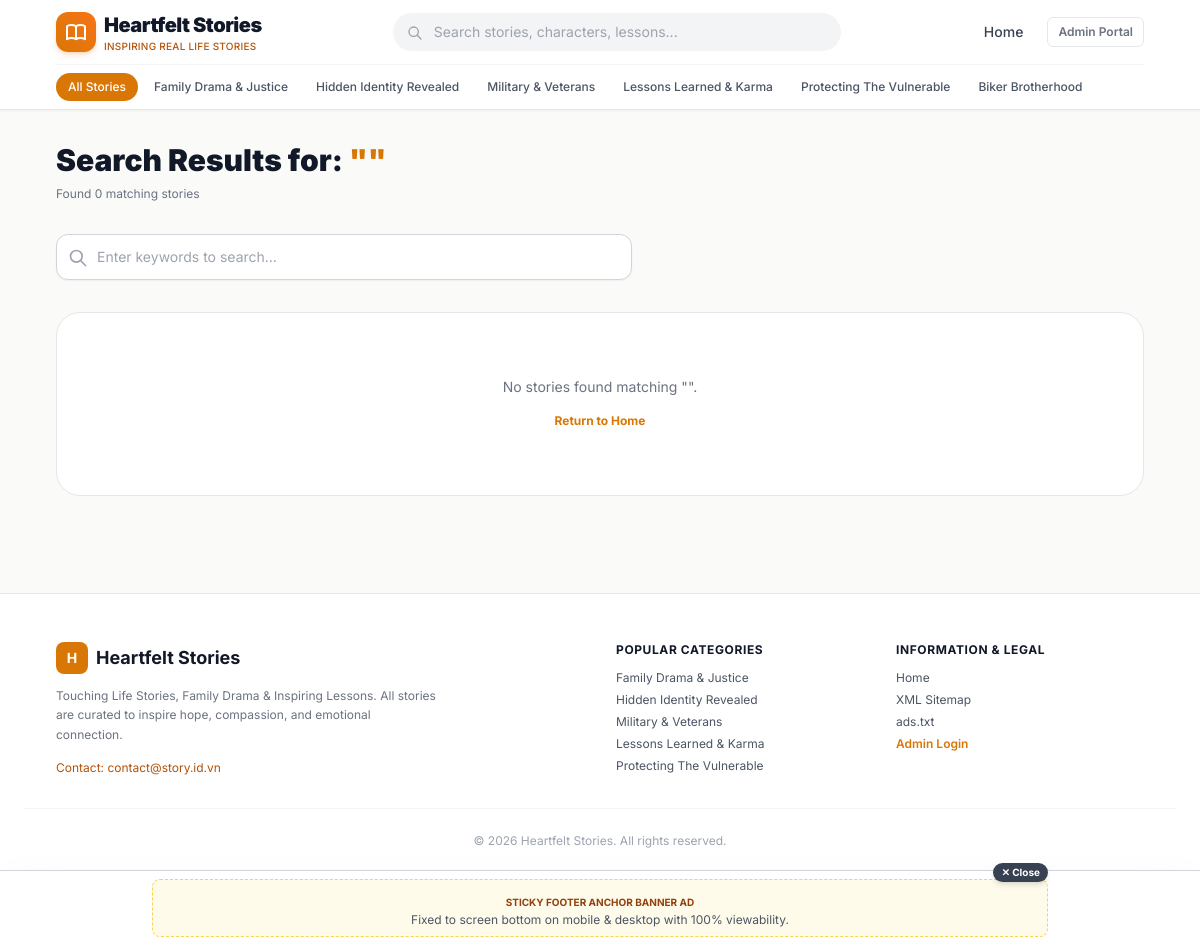
Screenshot of /search with the database file from the repository.
### tables this page shows
CREATE TABLE site_settings (
        key TEXT PRIMARY KEY,
        value TEXT
    );

CREATE TABLE categories (
        id INTEGER PRIMARY KEY AUTOINCREMENT,
        name TEXT NOT NULL,
        slug TEXT UNIQUE NOT NULL,
        description TEXT,
        icon TEXT DEFAULT 'book-open',
        sort_order INTEGER DEFAULT 0
    );

### app/routers/public.py (the view)
@router.get("/search", response_class=HTMLResponse)
async def search_view(request: Request, q: str = ""):
    q = q.strip()
    stories = []
    if q:
        conn = get_db()
        cursor = conn.cursor()
        search_term = f"%{q}%"
        cursor.execute("""
        SELECT DISTINCT s.*, c.name as category_name, c.slug as category_slug,
               (SELECT COUNT(*) FROM story_parts WHERE story_id = s.id) as part_count
        FROM stories s
        LEFT JOIN categories c ON s.category_id = c.id
        LEFT JOIN story_parts sp ON s.id = sp.story_id
        WHERE s.title LIKE ? OR s.excerpt LIKE ? OR sp.content LIKE ?
        ORDER BY s.id DESC
        LIMIT 20
        """, (search_term, search_term, search_term))
        stories = [dict(r) for r in cursor.fetchall()]
        conn.close()
    settings = get_site_settings()
    ads = get_ads_config()
    categories = get_categories()
    return templates.TemplateResponse(request=request, name="search.html", context={
        "request": request,
        "settings": settings,
        "ads": ads,
        "categories": categories,
        "query": q,
        "stories": stories,
        "active_category": None,
        "page_title": f"Tìm kiếm: {q} - {settings.get('site_name', 'Truyện Hay 24h')}"
    })

### app/templates/search.html
{% extends "base.html" %}
{% block content %}
<div class="max-w-6xl mx-auto px-4 sm:px-6 lg:px-8 py-8">
    <div class="mb-8">
        <h1 class="text-2xl sm:text-3xl font-black text-gray-900 dark:text-white mb-2">
            Search Results for: <span class="text-amber-600">"{{ query }}"</span>
        </h1>
        <p class="text-xs text-gray-500">Found {{ stories | length }} matching stories</p>
    </div>
    <div class="max-w-xl mb-8">
        <form action="/search" method="get" class="relative">
            <input type="text" name="q" placeholder="Enter keywords to search..." value="{{ query }}"
                   class="w-full bg-white dark:bg-gray-800 text-gray-900 dark:text-gray-100 rounded-xl pl-10 pr-4 py-3 text-sm border border-gray-300 dark:border-gray-700 focus:border-amber-500 focus:outline-none shadow-sm">
            <svg class="w-5 h-5 text-gray-400 absolute left-3 top-3.5" fill="none" stroke="currentColor" viewBox="0 0 24 24"><path stroke-linecap="round" stroke-linejoin="round" stroke-width="2" d="M21 21l-6-6m2-5a7 7 0 11-14 0 7 7 0 0114 0z"></path></svg>
        </form>
    </div>
    {% if stories %}
    <div class="grid grid-cols-1 sm:grid-cols-2 lg:grid-cols-3 gap-6">
        {% for story in stories %}
        <article class="bg-white dark:bg-gray-900 rounded-2xl overflow-hidden border border-gray-200 dark:border-gray-800 flex flex-col hover:shadow-lg transition-all group">
            <a href="/story/{{ story.slug }}/part-1" class="relative block h-48 overflow-hidden bg-gray-100 dark:bg-gray-800">
                <img src="{{ story.cover_image or 'https://images.unsplash.com/photo-1544717305-2782549b5136?auto=format&fit=crop&w=600&q=80' }}"
                     alt="{{ story.title }}"
                     class="w-full h-full object-cover group-hover:scale-105 transition-transform duration-500">
                <span class="absolute bottom-3 right-3 bg-amber-600 text-white text-[11px] font-bold px-2 py-0.5 rounded shadow">
                    {{ story.part_count }} Parts
                </span>
            </a>
            <div class="p-5 flex-1 flex flex-col justify-between">
                <div>
                    <h3 class="font-bold text-base text-gray-900 dark:text-white group-hover:text-amber-600 transition line-clamp-2 mb-2 leading-snug">
                        <a href="/story/{{ story.slug }}/part-1">{{ story.title }}</a>
                    </h3>
                    <p class="text-xs text-gray-500 dark:text-gray-400 line-clamp-3 leading-relaxed mb-4">
                        {{ story.excerpt }}
                    </p>
                </div>
                <div class="flex items-center justify-between pt-3 border-t border-gray-100 dark:border-gray-800 text-[11px] text-gray-400">
                    <span>⏱️ {{ story.reading_time or 4 }} min read</span>
                    <span class="text-amber-600 font-semibold group-hover:translate-x-1 transition-transform inline-flex items-center">
                        Read now ➔
                    </span>
                </div>
            </div>
        </article>
        {% endfor %}
    </div>
    {% else %}
    <div class="text-center py-16 bg-white dark:bg-gray-900 rounded-3xl border border-gray-200 dark:border-gray-800">
        <p class="text-gray-500 text-sm">No stories found matching "{{ query }}".</p>
        <a href="/" class="mt-4 inline-block text-xs text-amber-600 font-bold hover:underline">Return to Home</a>
    </div>
    {% endif %}
</div>
{% endblock %}

### app/templates/base.html (shortened to what this page needs)
{% import "partials/ad_slot.html" as ads_helper %}
<!DOCTYPE html>
<html lang="en" class="scroll-smooth">
<head>
    <script src="https://cdn.tailwindcss.com"></script>
</head>
<body class="bg-stone-50 text-gray-900 antialiased min-h-screen flex flex-col font-sans transition-colors duration-200">
    <header class="sticky top-0 z-40 bg-white/95 dark:bg-gray-900/95 backdrop-blur-md border-b border-gray-200 dark:border-gray-800 shadow-sm">
        <div class="max-w-6xl mx-auto px-4 sm:px-6 lg:px-8">
            <div class="flex items-center justify-between h-16">
                <div class="flex items-center space-x-3">
                    <a href="/" class="flex items-center space-x-2 group">
                        <div class="w-10 h-10 rounded-xl bg-gradient-to-tr from-amber-600 to-orange-500 flex items-center justify-center text-white shadow-md shadow-orange-500/20 group-hover:scale-105 transition-transform">
                        </div>
                        <div>
                            <span class="text-xl font-black tracking-tight text-gray-900 dark:text-white">{{ settings.get('site_name', 'Heartfelt Stories') }}</span>
                            <span class="hidden sm:block text-[10px] text-amber-700 dark:text-amber-400 font-medium tracking-wide uppercase">Inspiring Real Life Stories</span>
                        </div>
                    </a>
                </div>
                <div class="hidden md:flex flex-1 max-w-md mx-8">
                    <form action="/search" method="get" class="w-full relative">
                        <input type="text" name="q" placeholder="Search stories, characters, lessons..." value="{{ query or '' }}"
                               class="w-full bg-gray-100 dark:bg-gray-800 text-gray-900 dark:text-gray-100 rounded-full pl-10 pr-4 py-2 text-sm border border-transparent focus:border-amber-500 focus:bg-white dark:focus:bg-gray-900 focus:outline-none transition">
                        <svg class="w-4 h-4 text-gray-400 absolute left-3.5 top-3" fill="none" stroke="currentColor" viewBox="0 0 24 24"><path stroke-linecap="round" stroke-linejoin="round" stroke-width="2" d="M21 21l-6-6m2-5a7 7 0 11-14 0 7 7 0 0114 0z"></path></svg>
                    </form>
                </div>
                <div class="flex items-center space-x-3">
                    <a href="/" class="text-sm font-medium text-gray-700 dark:text-gray-300 hover:text-amber-600 dark:hover:text-amber-400 px-3 py-1.5 rounded-lg transition">Home</a>
                    <a href="/admin/login" class="hidden sm:inline-flex items-center text-xs font-semibold text-gray-500 hover:text-gray-800 dark:text-gray-400 dark:hover:text-white px-2.5 py-1.5 rounded-md border border-gray-200 dark:border-gray-700 transition">
                        Admin Portal
                    </a>
                </div>
            </div>
            {% if categories %}
            <nav class="flex items-center space-x-1 overflow-x-auto py-2 border-t border-gray-100 dark:border-gray-800 scrollbar-none text-xs whitespace-nowrap">
                <a href="/" class="px-3 py-1.5 rounded-full font-medium transition {{ 'bg-amber-600 text-white' if not active_category else 'text-gray-600 dark:text-gray-300 hover:bg-gray-100 dark:hover:bg-gray-800' }}">
                    All Stories
                </a>
                {% for cat in categories %}
                <a href="/category/{{ cat.slug }}" class="px-3 py-1.5 rounded-full font-medium transition {{ 'bg-amber-600 text-white' if active_category == cat.slug else 'text-gray-600 dark:text-gray-300 hover:bg-gray-100 dark:hover:bg-gray-800' }}">
                    {{ cat.name }}
                </a>
                {% endfor %}
            </nav>
            {% endif %}
        </div>
    </header>
    <main class="flex-grow">
        {% block content %}{% endblock %}
    </main>
    {% if ads.get('sticky_footer_ad') and ads.sticky_footer_ad.is_enabled %}
    <div id="sticky-bottom-ad" class="fixed bottom-0 left-0 right-0 z-40 bg-white/95 dark:bg-gray-900/95 border-t border-gray-300 dark:border-gray-700 shadow-2xl backdrop-blur-md py-2 px-4 transition-all">
        <div class="max-w-4xl mx-auto relative flex flex-col items-center justify-center">
            <button onclick="closeStickyAd()" title="Close Ad" class="absolute -top-4 right-0 bg-gray-700 hover:bg-gray-900 text-white text-[10px] font-bold px-2 py-0.5 rounded-full shadow-md flex items-center space-x-1 cursor-pointer">
                <span>✕ Close</span>
            </button>
            {% if ads.sticky_footer_ad.ad_code and ads.sticky_footer_ad.ad_code.strip() %}
                <div class="w-full flex justify-center overflow-hidden">
                    {{ ads.sticky_footer_ad.ad_code | safe }}
                </div>
            {% elif settings.get('show_ad_placeholders', '1') == '1' %}
                <div class="w-full py-2 px-3 bg-amber-50 dark:bg-gray-800 rounded-lg text-center border border-dashed border-amber-300 dark:border-amber-700">
                    <span class="text-[10px] font-bold text-amber-800 dark:text-amber-400 uppercase">Sticky Footer Anchor Banner Ad</span>
                    <span class="text-xs text-gray-600 dark:text-gray-300 block">Fixed to screen bottom on mobile & desktop with 100% viewability.</span>
                </div>
            {% endif %}
        </div>
    </div>
    {% endif %}
    <footer class="bg-white dark:bg-gray-900 border-t border-gray-200 dark:border-gray-800 mt-16 pt-12 pb-24 text-gray-600 dark:text-gray-400 text-sm">
        <div class="max-w-6xl mx-auto px-4 sm:px-6 lg:px-8 grid grid-cols-1 md:grid-cols-4 gap-8 mb-8">
            <div class="md:col-span-2">
                <div class="flex items-center space-x-2 mb-3">
                    <div class="w-8 h-8 rounded-lg bg-amber-600 flex items-center justify-center text-white font-bold">H</div>
                    <span class="text-lg font-bold text-gray-900 dark:text-white">{{ settings.get('site_name', 'Heartfelt Stories') }}</span>
                </div>
                <p class="text-xs text-gray-500 dark:text-gray-400 leading-relaxed max-w-sm mb-4">
                    {{ settings.get('tagline', 'Touching Life Stories, Family Drama & Inspiring Lessons') }}. All stories are curated to inspire hope, compassion, and emotional connection.
                </p>
                <div class="flex items-center space-x-2 text-xs text-amber-700 dark:text-amber-400">
                    <span>Contact: {{ settings.get('contact_email', 'contact@story.id.vn') }}</span>
                </div>
            </div>
            <div>
                <h4 class="text-xs font-bold uppercase tracking-wider text-gray-900 dark:text-white mb-3">Popular Categories</h4>
                <ul class="space-y-1.5 text-xs">
                    {% for cat in categories[:5] %}
                    <li><a href="/category/{{ cat.slug }}" class="hover:text-amber-600 transition">{{ cat.name }}</a></li>
                    {% endfor %}
                </ul>
            </div>
            <div>
                <h4 class="text-xs font-bold uppercase tracking-wider text-gray-900 dark:text-white mb-3">Information & Legal</h4>
                <ul class="space-y-1.5 text-xs">
                    <li><a href="/" class="hover:text-amber-600 transition">Home</a></li>
                    <li><a href="/sitemap.xml" class="hover:text-amber-600 transition">XML Sitemap</a></li>
                    <li><a href="/ads.txt" class="hover:text-amber-600 transition">ads.txt</a></li>
                    <li><a href="/admin/dashboard" class="text-amber-600 font-semibold hover:underline">Admin Login</a></li>
                </ul>
            </div>
        </div>
        <div class="max-w-6xl mx-auto px-4 sm:px-6 lg:px-8 border-t border-gray-100 dark:border-gray-800 pt-6 text-center text-xs text-gray-400">
            © 2026 {{ settings.get('site_name', 'Heartfelt Stories') }}. All rights reserved.
        </div>
    </footer>
</body>
</html>

### rows the page displays
site_settings: get "Heartfelt Stories"
categories: name "Family Drama & Justice"
categories: name "Hidden Identity Revealed"
categories: name "Military & Veterans"
categories: name "Lessons Learned & Karma"
categories: name "Protecting The Vulnerable"
categories: name "Biker Brotherhood"
site_settings: get "Touching Life Stories, Family Drama & Inspiring Lessons"
site_settings: get "contact@story.id.vn"

### other values shown
{{ stories | length }} "0"
